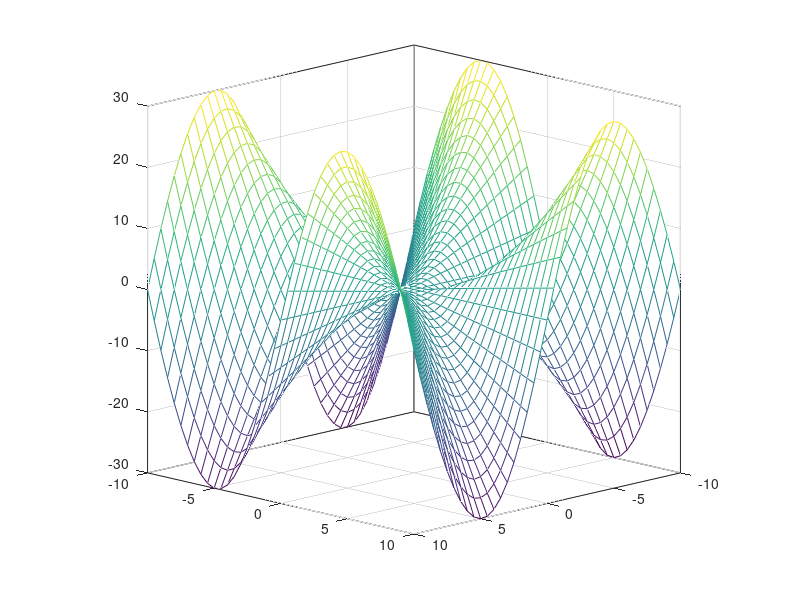

MATLAB code for this plot:
function main
  handles.fig = figure('units','pixels','position',[300 300 500 500]);
  handles.viewMenu = uimenu('label','View');
  handles.rotateMenu = uimenu('label','Rotate');
  set(handles.fig,'menubar','none');
  
  handles.view1 = uimenu('parent',handles.viewMenu,'label','Mesh','checked','on');
  handles.view2 = uimenu('parent',handles.viewMenu,'label','Suface','checked','off');
  handles.view3 = uimenu('parent',handles.viewMenu,'label','Suface+Contour','checked','off');
  
  handles.rotX = uimenu('parent',handles.rotateMenu,'label','x rotation','Accelerator','x');
  handles.rotY = uimenu('parent',handles.rotateMenu,'label','y rotation',...
    'Accelerator','y','separator','on');
  handles.rotZ = uimenu('parent',handles.rotateMenu,'label','z rotation',...
    'Accelerator','z','separator','on');
  
  handles.axes = axes('units','pixels','box','on','cameraposition',[1 1 1],...
    'camerapositionmode','manual','cameraupvector',[0 0 1],'cameraupvectormode','manual',...
    'nextplot','replacechildren');
    
  x=[-10:0.5:10];y=[-10:0.5:10];
  [X Y]=meshgrid(x,y);
  [m n]=size(X);
  for i=1:m
    for j=1:n
      if(X(i,j)==0 || Y(i,j)==0)
        Z(i,j)=0;
      else
        Z(i,j)=X(i,j)*Y(i,j)*(X(i,j)^2-Y(i,j)^2)/(X(i,j)^2+Y(i,j)^2);
      end
    end
  end
  mesh(X,Y,Z);
  
  handles.x = X;
  handles.y = Y;
  handles.z = Z;
  
  set(handles.view1,'callback',{@view1,handles});
  set(handles.view2,'callback',{@view2,handles});
  set(handles.view3,'callback',{@view3,handles});
  set(handles.rotX,'callback',{@rotx,handles});
  set(handles.rotY,'callback',{@roty,handles});
  set(handles.rotZ,'callback',{@rotz,handles});
endfunction

function view1(s,data,handles)
  set(handles.view1,'checked','on');
  set(handles.view2,'checked','off');
  set(handles.view3,'checked','off');
  mesh(handles.axes,handles.x,handles.y,handles.z);
endfunction

function view2(s,data,handles)
  set(handles.view1,'checked','off');
  set(handles.view2,'checked','on');
  set(handles.view3,'checked','off');
  surf(handles.axes,handles.x,handles.y,handles.z);
endfunction

function view3(s,data,handles)
  set(handles.view1,'checked','off');
  set(handles.view2,'checked','off');
  set(handles.view3,'checked','on');
  surfc(handles.axes,handles.x,handles.y,handles.z);
endfunction

function rotx(s,data,handles)
  set(handles.axes,'cameraupvector',[1 0 0]);
  for i=0:100
    set(handles.axes,'cameraposition',...
      [20 20*sin(4/3*pi*i/100) 20*cos(4/3*pi*i/100)]);
      plot_again(handles);
      drawnow;
  endfor
endfunction

function roty(s,data,handles)
  set(handles.axes,'cameraupvector',[1 0 0]);
  for i=0:100
    set(handles.axes,'cameraposition',...
      [20*sin(4/3*pi*i/100) 20 20*cos(4/3*pi*i/100)]);
      plot_again(handles);
      drawnow;
  endfor
endfunction

function rotz(s,data,handles)
  set(handles.axes,'cameraupvector',[1 0 0]);
  for i=0:100
    set(handles.axes,'cameraposition',...
      [20*sin(4/3*pi*i/100) 20*cos(4/3*pi*i/100) 20]);
      plot_again(handles);
      drawnow;
  endfor
endfunction

function plot_again(handles)
  if(strcmp(get(handles.view1,'checked'),'on'))
    mesh(handles.axes,handles.x,handles.y,handles.z);
  elseif(strcmp(get(handles.view2,'checked'),'on'))
    surf(handles.axes,handles.x,handles.y,handles.z);
  else
    surfc(handles.axes,handles.x,handles.y,handles.z);
  endif
endfunction
